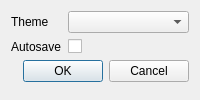
<?xml version="1.0" encoding="UTF-8"?>
<ui version="4.0">
 <class>SettingsDialog</class>
 <widget class="QDialog" name="SettingsDialog">
  <layout class="QFormLayout" name="formLayout">
   <item row="0" column="0"><widget class="QLabel" name="labelTheme"><property name="text"><string>Theme</string></property></widget></item>
   <item row="0" column="1"><widget class="QComboBox" name="comboBoxTheme"/></item>
   <item row="1" column="0"><widget class="QLabel" name="labelAutosave"><property name="text"><string>Autosave</string></property></widget></item>
   <item row="1" column="1"><widget class="QCheckBox" name="checkBoxAutosave"/></item>
   <item row="2" column="0" colspan="2"><widget class="QDialogButtonBox" name="buttonBox">
     <property name="standardButtons"><set>QDialogButtonBox::Ok|QDialogButtonBox::Cancel</set></property>
   </widget></item>
  </layout>
 </widget>
</ui>
